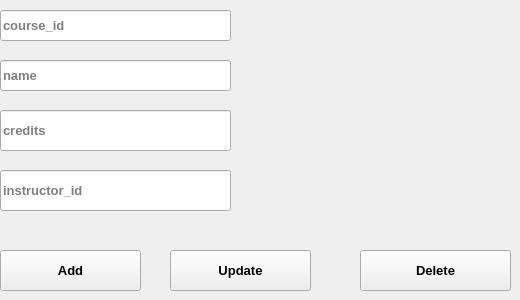
    <widget class="QWidget" name="tab_5">
     <attribute name="title">
      <string>Courses     </string>
     </attribute>
     <widget class="QLineEdit" name="lineEdit_8">
      <property name="geometry">
       <rect>
        <x>0</x>
        <y>10</y>
        <width>231</width>
        <height>31</height>
       </rect>
      </property>
      <property name="font">
       <font>
        <pointsize>10</pointsize>
        <weight>75</weight>
        <bold>true</bold>
       </font>
      </property>
      <property name="placeholderText">
       <string>course_id </string>
      </property>
     </widget>
     <widget class="QLineEdit" name="lineEdit_9">
      <property name="geometry">
       <rect>
        <x>0</x>
        <y>60</y>
        <width>231</width>
        <height>31</height>
       </rect>
      </property>
      <property name="font">
       <font>
        <pointsize>10</pointsize>
        <weight>75</weight>
        <bold>true</bold>
       </font>
      </property>
      <property name="placeholderText">
       <string>name          </string>
      </property>
     </widget>
     <widget class="QLineEdit" name="lineEdit_10">
      <property name="geometry">
       <rect>
        <x>0</x>
        <y>110</y>
        <width>231</width>
        <height>41</height>
       </rect>
      </property>
      <property name="font">
       <font>
        <pointsize>10</pointsize>
        <weight>75</weight>
        <bold>true</bold>
       </font>
      </property>
      <property name="placeholderText">
       <string>credits       </string>
      </property>
     </widget>
     <widget class="QLineEdit" name="lineEdit_11">
      <property name="geometry">
       <rect>
        <x>0</x>
        <y>170</y>
        <width>231</width>
        <height>41</height>
       </rect>
      </property>
      <property name="font">
       <font>
        <pointsize>10</pointsize>
        <weight>75</weight>
        <bold>true</bold>
       </font>
      </property>
      <property name="placeholderText">
       <string>instructor_id </string>
      </property>
     </widget>
     <widget class="QPushButton" name="course_add_btn">
      <property name="geometry">
       <rect>
        <x>0</x>
        <y>250</y>
        <width>141</width>
        <height>41</height>
       </rect>
      </property>
      <property name="font">
       <font>
        <pointsize>10</pointsize>
        <weight>75</weight>
        <bold>true</bold>
       </font>
      </property>
      <property name="text">
       <string>Add</string>
      </property>
     </widget>
     <widget class="QPushButton" name="course_add_btn_2">
      <property name="geometry">
       <rect>
        <x>170</x>
        <y>250</y>
        <width>141</width>
        <height>41</height>
       </rect>
      </property>
      <property name="font">
       <font>
        <pointsize>10</pointsize>
        <weight>75</weight>
        <bold>true</bold>
       </font>
      </property>
      <property name="text">
       <string>Update</string>
      </property>
     </widget>
     <widget class="QPushButton" name="course_add_btn_3">
      <property name="geometry">
       <rect>
        <x>360</x>
        <y>250</y>
        <width>151</width>
        <height>41</height>
       </rect>
      </property>
      <property name="font">
       <font>
        <pointsize>10</pointsize>
        <weight>75</weight>
        <bold>true</bold>
       </font>
      </property>
      <property name="text">
       <string>Delete</string>
      </property>
     </widget>
    </widget>
